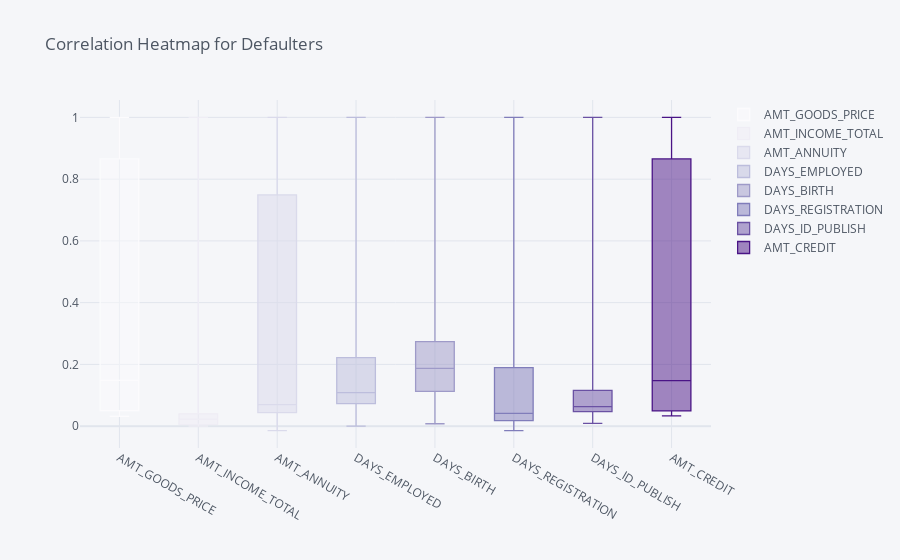

The notebook cell saved with this chart:
### Code cell
# Correlation Heatmap for Loan-Defaulters
Newapplication_1[['AMT_GOODS_PRICE','AMT_INCOME_TOTAL','AMT_ANNUITY','DAYS_EMPLOYED','DAYS_BIRTH',
         'DAYS_REGISTRATION', 'DAYS_ID_PUBLISH',
         'AMT_CREDIT',]].corr(method = 'pearson').iplot(kind='box',title="Correlation Heatmap for Defaulters",colorscale="purples")

### Figure 1 — Plotly figure (JSON) as saved in the notebook; plotly's stock layout.template omitted (floating-point values rounded to 4 significant figures)
{"data": [{"boxpoints": false, "line": {"width": 1.3}, "marker": {"color": "rgba(252, 251, 253, 1.0)"}, "name": "AMT_GOODS_PRICE", "orientation": "v", "type": "box", "y": [1, 0.0361, 0.7489, 0.1119, 0.1855, 0.03204, 0.06469, 0.9825]}, {"boxpoints": false, "line": {"width": 1.3}, "marker": {"color": "rgba(239, 237, 245, 1.0)"}, "name": "AMT_INCOME_TOTAL", "orientation": "v", "type": "box", "y": [0.0361, 1, 0.04336, 3.87e-05, 0.007822, 0.003959, 0.008858, 0.03648]}, {"boxpoints": false, "line": {"width": 1.3}, "marker": {"color": "rgba(218, 218, 235, 1.0)"}, "name": "AMT_ANNUITY", "orientation": "v", "type": "box", "y": [0.7489, 0.04336, 1, 0.04903, 0.0905, -0.0143, 0.04429, 0.7487]}, {"boxpoints": false, "line": {"width": 1.3}, "marker": {"color": "rgba(188, 189, 220, 1.0)"}, "name": "DAYS_EMPLOYED", "orientation": "v", "type": "box", "y": [0.1119, 3.87e-05, 0.04903, 1, 0.307, 0.1375, 0.09656, 0.106]}, {"boxpoints": false, "line": {"width": 1.3}, "marker": {"color": "rgba(158, 154, 200, 1.0)"}, "name": "DAYS_BIRTH", "orientation": "v", "type": "box", "y": [0.1855, 0.007822, 0.0905, 0.307, 1, 0.2412, 0.1355, 0.1895]}, {"boxpoints": false, "line": {"width": 1.3}, "marker": {"color": "rgba(128, 125, 186, 1.0)"}, "name": "DAYS_REGISTRATION", "orientation": "v", "type": "box", "y": [0.03204, 0.003959, -0.0143, 0.1375, 0.2412, 1, 0.04989, 0.03325]}, {"boxpoints": false, "line": {"width": 1.3}, "marker": {"color": "rgba(106, 81, 163, 1.0)"}, "name": "DAYS_ID_PUBLISH", "orientation": "v", "type": "box", "y": [0.06469, 0.008858, 0.04429, 0.09656, 0.1355, 0.04989, 1, 0.0624]}, {"boxpoints": false, "line": {"width": 1.3}, "marker": {"color": "rgba(74, 20, 134, 1.0)"}, "name": "AMT_CREDIT", "orientation": "v", "type": "box", "y": [0.9825, 0.03648, 0.7487, 0.106, 0.1895, 0.03325, 0.0624, 1]}], "layout": {"legend": {"bgcolor": "#F5F6F9", "font": {"color": "#4D5663"}}, "paper_bgcolor": "#F5F6F9", "plot_bgcolor": "#F5F6F9", "title": {"font": {"color": "#4D5663"}, "text": "Correlation Heatmap for Defaulters"}, "xaxis": {"gridcolor": "#E1E5ED", "showgrid": true, "tickfont": {"color": "#4D5663"}, "title": {"font": {"color": "#4D5663"}, "text": ""}, "zerolinecolor": "#E1E5ED"}, "yaxis": {"gridcolor": "#E1E5ED", "showgrid": true, "tickfont": {"color": "#4D5663"}, "title": {"font": {"color": "#4D5663"}, "text": ""}, "zerolinecolor": "#E1E5ED"}}}
